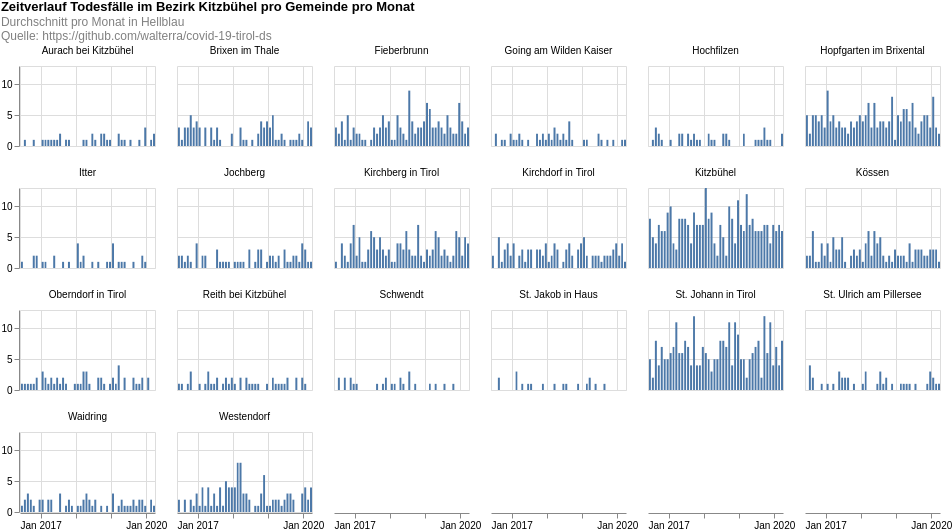

Vega-Lite specification for this chart:
### Vega-Lite specification from a JSON file in a GitHub repository (floating-point values rounded to 4 significant figures; data arrays with more than 128 entries replaced by an {"elided": "..."} marker saying what was removed)
{"config": {"view": {"continuousWidth": 400, "continuousHeight": 300}}, "data": {"name": "data-53fca3140223f8e87ad129cc74cdb14e"}, "facet": {"type": "nominal", "field": "municipaly", "title": null}, "spec": {"layer": [{"mark": "bar", "encoding": {"tooltip": [{"type": "temporal", "field": "date", "timeUnit": "yearmonth"}, {"type": "quantitative", "aggregate": "sum", "field": "count"}], "x": {"type": "temporal", "field": "date", "timeUnit": "yearmonth", "title": null}, "y": {"type": "quantitative", "aggregate": "sum", "field": "count", "title": null}}, "height": 80, "width": 135}]}, "columns": 6, "padding": 0, "title": {"text": ["Zeitverlauf Todesfälle im Bezirk Kitzbühel pro Gemeinde pro Monat"], "subtitle": ["Durchschnitt pro Monat in Hellblau", "Quelle: https://github.com/walterra/covid-19-tirol-ds"], "color": "black", "subtitleColor": "gray"}, "$schema": "https://vega.github.io/schema/vega-lite/v4.0.2.json", "datasets": {"data-53fca3140223f8e87ad129cc74cdb14e": {"elided": "1862 records"}}}
